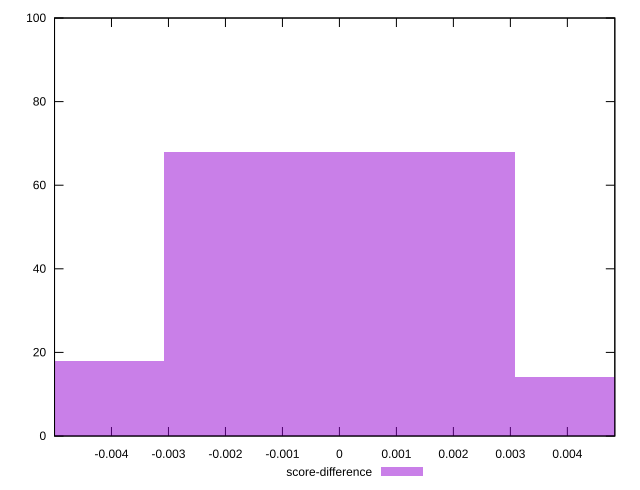

Here is the gnuplot script that generated this plot:
reset

$scoreDifference <<EOF
0 68
0.0061677226687821265 14
-0.0061677226687821265 18
EOF

set key outside below
set boxwidth 0.0061677226687821265
set xrange [-0.004999187290744556:0.004832970025158034]
set yrange [0:100]
set trange [0:100]
set style fill transparent solid 0.5 noborder
set terminal svg size 640, 490 enhanced background rgb 'white'
set output "report_00008_2021-01-22T20:58:29.167/speed-index/samples/pages+cached+nointeractive/score-difference/histogram.svg"

plot $scoreDifference title "score-difference" with boxes

reset
